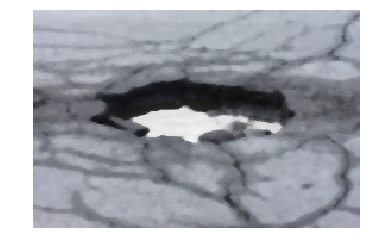
#> input picture kar.png, 370 x 252 px
$ python test.py   (older library calls are emulated)
#> lines starting #> are read from the running program, lines starting #| are printed output that depends on the picture; after the words box and inside, x2 and y2 are one past the last pixel; in counts of white or black regions, pixels touching at a corner belong together
import numpy as np
import cv2
from matplotlib import pyplot as plt
import math


img = cv2.imread('kar.png')
#> img is the input picture: shape (252, 370, 3); mean B, G, R 175.7, 168.8, 166.2
gray = cv2.cvtColor(img, cv2.COLOR_BGR2GRAY)
blur = cv2.blur(gray,(5,5))
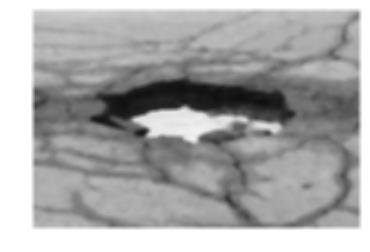
#> blur: shape (252, 370); min 14, max 255, mean 168.8
thresh = 255/2
maxValue = 255
th, dst = cv2.threshold(blur, thresh, maxValue, cv2.THRESH_BINARY_INV)
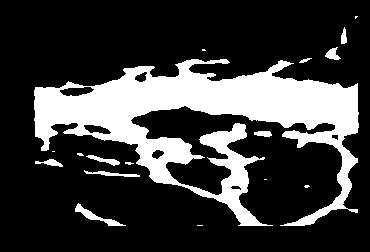
#> dst: shape (252, 370); 23.7% white; 17 white regions (8 under 20 px), largest, box (x1, y1, x2, y2) and area: (34, 59, 359, 226) 21008, (75, 203, 126, 226) 272, (84, 170, 140, 177) 156
#> th = 127

edges = cv2.Canny(img, thresh,maxValue)
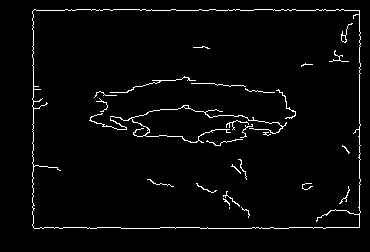
#> edges: shape (252, 370); 2.8% white in thin lines or dots, all inside (x1, y1, x2, y2) = (32, 9, 361, 229)

im2, contours, hierarchy = cv2.findContours(dst, cv2.RETR_TREE, cv2.CHAIN_APPROX_SIMPLE)
#> contours = 23 contours, 9 with area under 20; largest, box (x1, y1, x2, y2) and area: (34, 59, 359, 226) 20517, (59, 86, 95, 97) 244, (75, 203, 126, 226) 218, (83, 124, 112, 135) 180, (86, 155, 120, 166) 104
draw = cv2.drawContours(img, contours, -1, (0, 255, 0), 3)
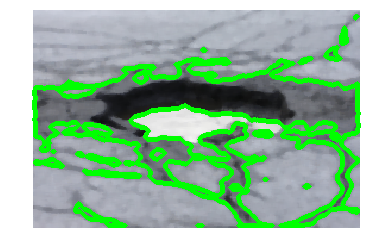
#> draw: shape (252, 370, 3); mean B, G, R 156.9, 187.6, 149.1
# plt.imshow(draw)
ref_area = 0.0
max_index = 0
for x in range(len(contours)):
    area = cv2.contourArea(contours[x])
    if area > ref_area:
        ref_area = area
        max_index = x
#> this loop made 23 passes
#> (area, ref_area, max_index) on passes 2, 12: (217.5, 217.5, 1), (20517, 20517, 11)
#> area on passes 5, 7, 8, 11, 13, 14: 99, 79.5, 103.5, 65, 36.5, 85
#> after the loop, max_index = 11; ref_area = 20517
draw1 = cv2.drawContours(img, contours, max_index, (255, 0, 0), 3)
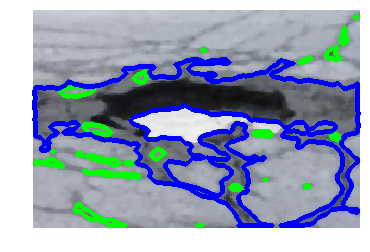
#> draw1: shape (252, 370, 3); mean B, G, R 184.2, 160.3, 149.1
# plt.imshow(draw1)
print(ref_area)
#| 20517.0
cv2.imshow('image',draw1)
cv2.imshow('dst',dst)
cv2.waitKey(0)
#
# for c in contours:
#     # compute the center of the contour
#     M = cv2.moments(c)
#
#     # calculate x,y coordinate of center
#     if M["m00"] != 0:
#         cX = int(M["m10"] / M["m00"])
#         cY = int(M["m01"] / M["m00"])
#     else:
#         cX, cY = 0, 0
#
#
#
#     cv2.circle(img, (cX, cY), 5, (255, 255, 255), -1)
#     # cv2.putText(img, "centroid", (cX - 25, cY - 25), cv2.FONT_HERSHEY_SIMPLEX, 0.5, (255, 255, 255), 2)
#
#     # display the image
# cv2.imshow("Image", edges)
#
# cv2.waitKey(0)


    # # show the image
    # cv2.imshow("Image", img)
    # cv2.waitKey(0)

# for cnt in contours:
#     approx = cv2.approxPolyDP(cnt, 0.005*cv2.arcLength(cnt, True), True)
#     draw = cv2.drawContours(img, [approx],-1, (0,255,0), 3)


# cnt=contours[0]
# area = cv2.contourArea(cnt)

$ run again, with shoe.png copied over kar.png
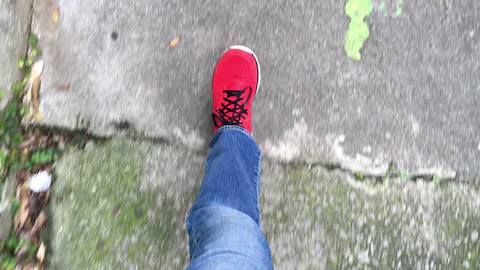
#> input picture shoe.png, 480 x 270 px
#> img is the input picture: shape (270, 480, 3); mean B, G, R 159, 160.4, 160.6
#> `th, dst = cv2.threshold(blur, thresh, maxValue, cv2.THRESH_BINARY_INV)`:
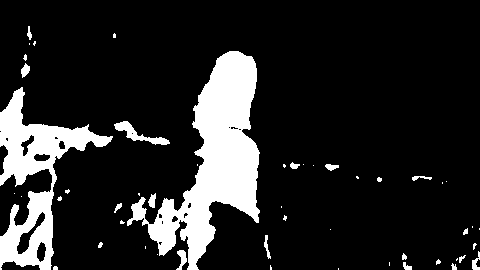
#> dst: shape (270, 480); 15% white; 51 white regions (31 under 20 px), largest, box (x1, y1, x2, y2) and area: (127, 51, 260, 270) 11319, (0, 87, 113, 270) 6683, (114, 121, 170, 145) 409
#> th = 127
#> edges: shape (270, 480); 8.6% white in thin lines or dots
#> contours = 68 contours, 48 with area under 20; largest, box (x1, y1, x2, y2) and area: (127, 51, 260, 270) 10994, (0, 87, 113, 270) 7000, (16, 211, 46, 255) 356, (114, 121, 170, 145) 346, (36, 241, 47, 263) 147
#> the loop `for x in range(len(contours)):` made 68 passes
#> (area, ref_area) on passes 5, 12, 13, 43, 45, 55: (30.5, 30.5), (51, 51), (88.5, 88.5), (346, 346), (7000.5, 7000.5), (10994.5, 10994.5)
#> after the loop `for x in range(len(contours)):`: max_index = 54; ref_area = 10994.5
#> `draw1 = cv2.drawContours(img, contours, max_index, (255, 0, 0), 3)`:
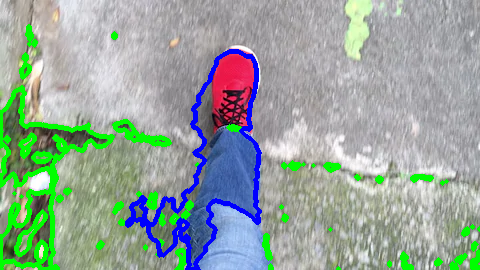
#> draw1: shape (270, 480, 3); mean B, G, R 155.6, 165.2, 149
#| 10994.5

$ run again, with img012.jpg saved as kar.png
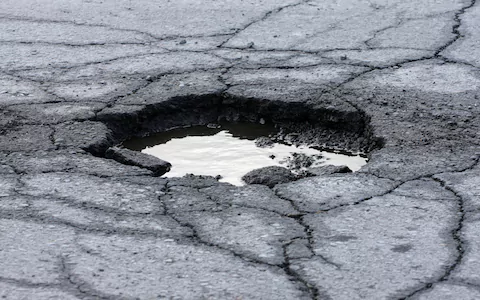
#> input picture img012.jpg, 480 x 300 px
#> img is the input picture: shape (300, 480, 3); mean B, G, R 148.9, 139.4, 134.9
#> `th, dst = cv2.threshold(blur, thresh, maxValue, cv2.THRESH_BINARY_INV)`:
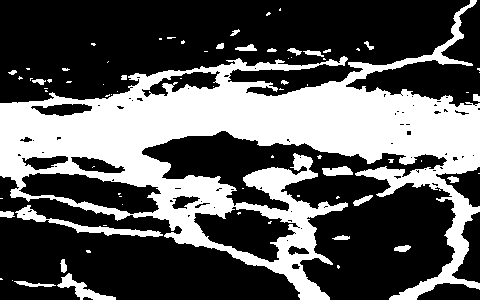
#> dst: shape (300, 480); 34.7% white; 75 white regions (51 under 20 px), largest, box (x1, y1, x2, y2) and area: (0, 0, 480, 300) 46953, (15, 205, 163, 237) 920, (57, 273, 116, 300) 492
#> th = 127
#> edges: shape (300, 480); 16.5% white in thin lines or dots
#> contours = 156 contours, 119 with area under 20; largest, box (x1, y1, x2, y2) and area: (0, 0, 480, 300) 54345, (18, 172, 162, 215) 3464, (193, 206, 299, 263) 3206, (141, 70, 221, 98) 994, (15, 205, 163, 237) 768
#> the loop `for x in range(len(contours)):` made 156 passes
#> (area, ref_area) on passes 1, 4, 12, 69: (82, 82), (416.5, 416.5), (768.5, 768.5), (54345, 54345)
#> after the loop `for x in range(len(contours)):`: max_index = 68; ref_area = 54345
#> `draw1 = cv2.drawContours(img, contours, max_index, (255, 0, 0), 3)`:
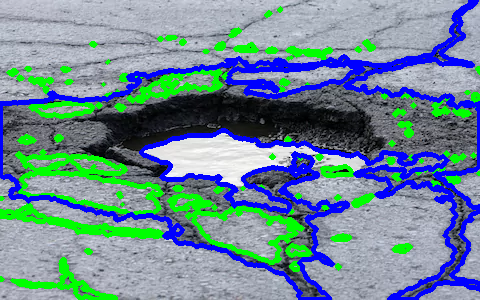
#> draw1: shape (300, 480, 3); mean B, G, R 150.4, 138, 108.8
#| 54345.0
